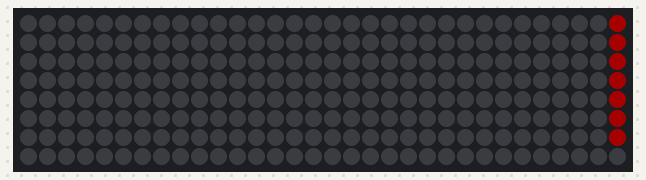
A sketch run on a simulated Arduino Uno, built with avr-gcc and run on an emulated ATmega328P. On the bench: 32×8 RGB LED matrix (first LED top left, wired row by row). Dim RGB values are drawn brighter than linear.

Above: at 0.26 s.
At 4.33 s:
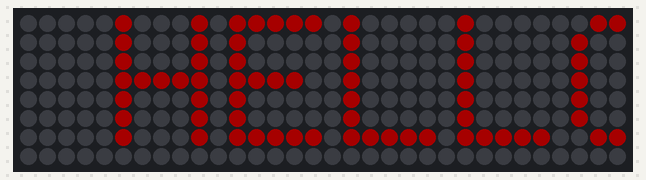
At 8.38 s:
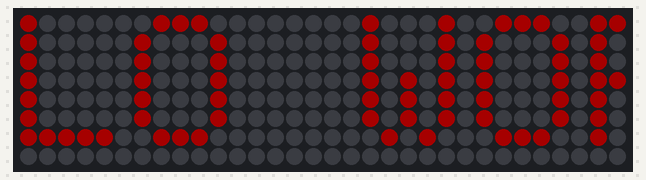
At 16.51 s:
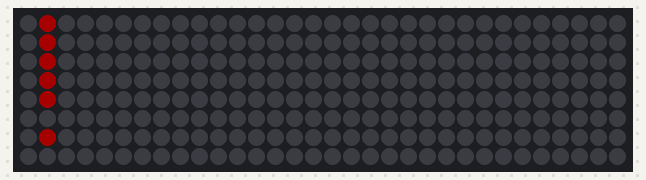
At 26.94 s:
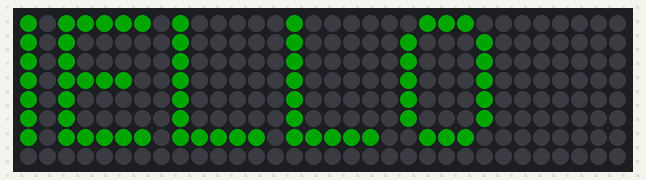
At 37.51 s:
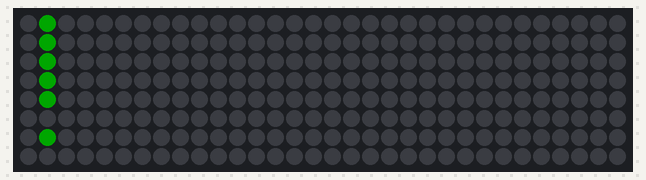

The sketch:

ScrollText_Flexi.ino
```cpp
// Adafruit_NeoMatrix example for single NeoPixel Shield.
// Scrolls <text> across the matrix in a portrait (vertical) orientation.

#include <Adafruit_GFX.h>
#include <Adafruit_NeoMatrix.h>
#include <Adafruit_NeoPixel.h>
#ifndef PSTR
 #define PSTR // Make Arduino Due happy
#endif

#define PIN 5

// MATRIX DECLARATION:
// Parameter 1 = width of NeoPixel matrix
// Parameter 2 = height of matrix
// Parameter 3 = pin number (most are valid)
// Parameter 4 = matrix layout flags, add together as needed:
//   NEO_MATRIX_TOP, NEO_MATRIX_BOTTOM, NEO_MATRIX_LEFT, NEO_MATRIX_RIGHT:
//     Position of the FIRST LED in the matrix; pick two, e.g.
//     NEO_MATRIX_TOP + NEO_MATRIX_LEFT for the top-left corner.
//   NEO_MATRIX_ROWS, NEO_MATRIX_COLUMNS: LEDs are arranged in horizontal
//     rows or in vertical columns, respectively; pick one or the other.
//   NEO_MATRIX_PROGRESSIVE, NEO_MATRIX_ZIGZAG: all rows/columns proceed
//     in the same order, or alternate lines reverse direction; pick one.
//   See example below for these values in action.
// Parameter 5 = pixel type flags, add together as needed:
//   NEO_KHZ800  800 KHz bitstream (most NeoPixel products w/WS2812 LEDs)
//   NEO_KHZ400  400 KHz (classic 'v1' (not v2) FLORA pixels, WS2811 drivers)
//   NEO_GRB     Pixels are wired for GRB bitstream (most NeoPixel products)
//   NEO_RGB     Pixels are wired for RGB bitstream (v1 FLORA pixels, not v2)


// Example for NeoPixel Shield.  In this application we'd like to use it
// as a 5x8 tall matrix, with the USB port positioned at the top of the
// Arduino.  When held that way, the first pixel is at the top right, and
// lines are arranged in columns, progressive order.  The shield uses
// 800 KHz (v2) pixels that expect GRB color data.
Adafruit_NeoMatrix matrix = Adafruit_NeoMatrix(32, 8, PIN,
  NEO_MATRIX_TOP     + NEO_MATRIX_LEFT +
  NEO_MATRIX_COLUMNS + NEO_MATRIX_ZIGZAG,
  NEO_GRB            + NEO_KHZ800);

const uint16_t colors[] = {
  matrix.Color(255, 0, 0), matrix.Color(0, 255, 0), matrix.Color(0, 0, 255) };

char yourText[] = "HELLO WORLD!";

int  pixelPerChar = 6;
int  maxDisplacement;                         // to calculate the length of text with respect to the width

unsigned long prevFrameTime = 0L;             // For animation timing
#define FPS 20                                // Scrolling speed, reduce this number way low (like 2) to slow down

void setup() {
  matrix.begin();
  matrix.setTextWrap(false);
  matrix.setBrightness(40);
  matrix.setTextColor(colors[0]);
  maxDisplacement = strlen(yourText) * pixelPerChar + matrix.width();
}

int x    = matrix.width();
int pass = 0;


void loop() {
  unsigned long t = millis(); // Current elapsed time, milliseconds.

  if((t - prevFrameTime) >= (1000L / FPS)) { // Handle scrolling

    matrix.fillScreen(0);
    matrix.setCursor(x, 0);
    matrix.print(yourText);
    if(--x < -maxDisplacement) {
      x = matrix.width();
      if(++pass >= 3) pass = 0;
        matrix.setTextColor(colors[pass]);
    }

    matrix.show();
    prevFrameTime = t;
    delay(100);
  }
}
```
